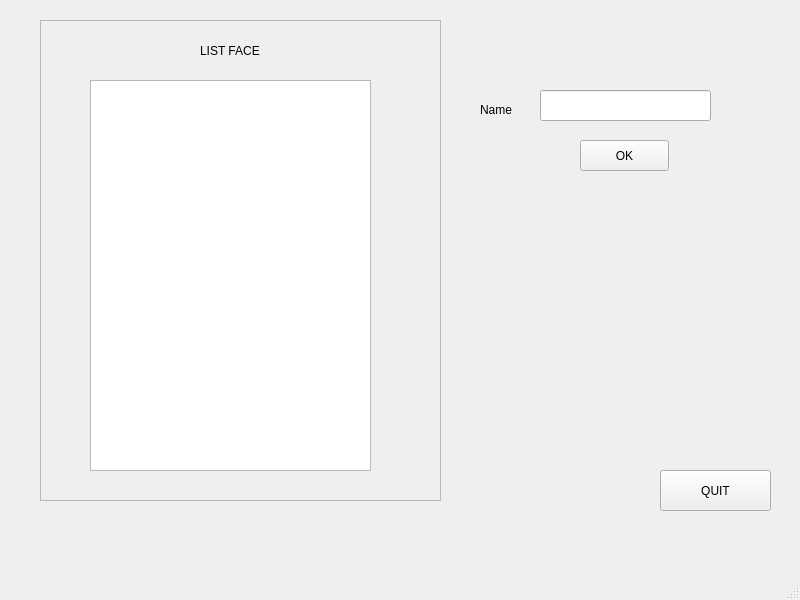
<?xml version="1.0" encoding="UTF-8"?>
<ui version="4.0">
 <class>MainWindow</class>
 <widget class="QMainWindow" name="MainWindow">
  <property name="geometry">
   <rect>
    <x>0</x>
    <y>0</y>
    <width>800</width>
    <height>600</height>
   </rect>
  </property>
  <property name="windowTitle">
   <string>MainWindow</string>
  </property>
  <widget class="QWidget" name="centralwidget">
   <widget class="QPushButton" name="ok">
    <property name="geometry">
     <rect>
      <x>580</x>
      <y>140</y>
      <width>89</width>
      <height>31</height>
     </rect>
    </property>
    <property name="text">
     <string>OK</string>
    </property>
   </widget>
   <widget class="QLineEdit" name="name">
    <property name="geometry">
     <rect>
      <x>540</x>
      <y>90</y>
      <width>171</width>
      <height>31</height>
     </rect>
    </property>
   </widget>
   <widget class="QLabel" name="label">
    <property name="geometry">
     <rect>
      <x>480</x>
      <y>100</y>
      <width>61</width>
      <height>20</height>
     </rect>
    </property>
    <property name="text">
     <string>Name</string>
    </property>
   </widget>
   <widget class="QPushButton" name="ok_2">
    <property name="geometry">
     <rect>
      <x>660</x>
      <y>470</y>
      <width>111</width>
      <height>41</height>
     </rect>
    </property>
    <property name="text">
     <string>QUIT</string>
    </property>
   </widget>
   <widget class="QFrame" name="frame">
    <property name="geometry">
     <rect>
      <x>40</x>
      <y>20</y>
      <width>401</width>
      <height>481</height>
     </rect>
    </property>
    <property name="frameShape">
     <enum>QFrame::StyledPanel</enum>
    </property>
    <property name="frameShadow">
     <enum>QFrame::Raised</enum>
    </property>
    <widget class="QTextBrowser" name="list_face">
     <property name="geometry">
      <rect>
       <x>50</x>
       <y>60</y>
       <width>281</width>
       <height>391</height>
      </rect>
     </property>
    </widget>
    <widget class="QLabel" name="label_2">
     <property name="geometry">
      <rect>
       <x>160</x>
       <y>10</y>
       <width>131</width>
       <height>41</height>
      </rect>
     </property>
     <property name="text">
      <string>LIST FACE</string>
     </property>
    </widget>
   </widget>
  </widget>
  <widget class="QMenuBar" name="menubar">
   <property name="geometry">
    <rect>
     <x>0</x>
     <y>0</y>
     <width>800</width>
     <height>22</height>
    </rect>
   </property>
  </widget>
  <widget class="QStatusBar" name="statusbar"/>
 </widget>
 <resources/>
 <connections/>
</ui>
